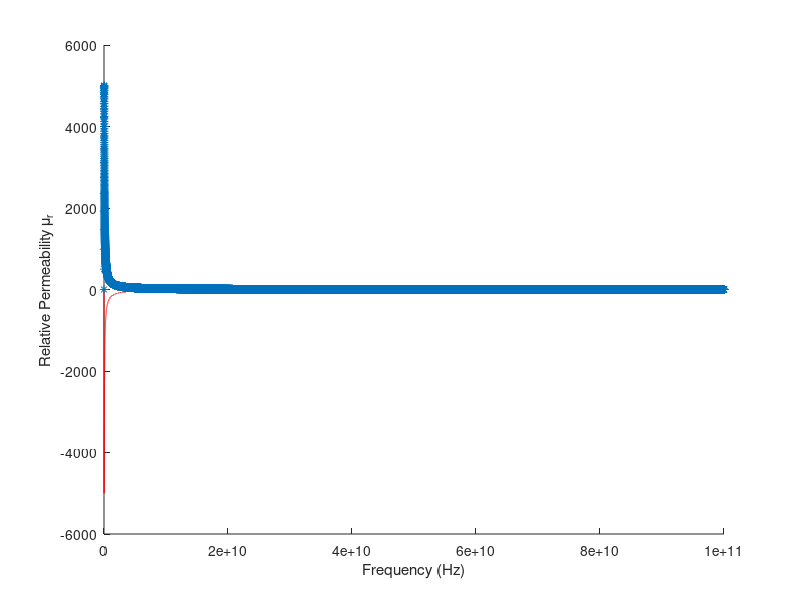

The MATLAB script that drew this image:
clc;
clear all;

eV_um_scale = 1.0/1.23984193;
Cu_plasma_frq = 10.83*eV_um_scale;
Cu_f0 = 0.575;
Cu_frq0 = 1e-10;
Cu_gam0 = 0.030*eV_um_scale;
Cu_sig0 = Cu_f0*(Cu_plasma_frq*Cu_plasma_frq)/(Cu_frq0*Cu_frq0);
Cu_f1 = 0.061;
Cu_frq1 = 0.291*eV_um_scale;
Cu_gam1 = 0.378*eV_um_scale;
Cu_sig1 = Cu_f1*(Cu_plasma_frq*Cu_plasma_frq)/(Cu_frq1*Cu_frq1);
Cu_f2 = 0.104;
Cu_frq2 = 2.957*eV_um_scale;      
Cu_gam2 = 1.056*eV_um_scale;
Cu_sig2 = Cu_f2*(Cu_plasma_frq*Cu_plasma_frq)/(Cu_frq2*Cu_frq2);
Cu_f3 = 0.723;
Cu_frq3 = 5.300*eV_um_scale;      
Cu_gam3 = 3.213*eV_um_scale;
Cu_sig3 = Cu_f3*(Cu_plasma_frq*Cu_plasma_frq)/(Cu_frq3*Cu_frq3);
Cu_f4 = 0.638;
Cu_frq4 = 11.18*eV_um_scale;
Cu_gam4 = 4.305*eV_um_scale;
Cu_sig4 = Cu_f4*(Cu_plasma_frq*Cu_plasma_frq)/(Cu_frq4*Cu_frq4);
sigma_Cu=Cu_sig0;

um_scale=1000;
NiFe_frq = 1/(0.0838297450980392*um_scale);
NiFe_gam = 1/(0.259381156903766*um_scale);
NiFe_sig = 1;
mu0=1000;
sigmab=0;
sigma0=NiFe_sig;
omega0=2*pi*NiFe_frq;
gamma0=NiFe_gam;

sigmab=0;
sigma0=0.1e14;
omega0=2e7;
omega0M=1e9;
gamma0=5e10;
mu0=4*pi*(1e-7);
mudc=(1e4)*mu0;
muinf=5;
n=1;
for omega=0:10e5:100e9
    muM(n)=(1+(i*sigmab/omega))*(muinf+(sigma0*omega0M)/(omega0M*omega0M-omega*omega-i*omega*gamma0));
    muF(n)=mu0+mudc/(1+(omega/omega0)*(omega/omega0))-1i*mudc/(1+(omega/omega0)*(omega/omega0))*(omega/omega0);
    n=n+1;
end
hold on;
%plot(0:10e5:100e9,real(muF)/mu0)
plot(0:10e5:100e9,imag(muF)/mu0,'r')
%plot(0:10e5:100e9,real(muM),'o')
plot(0:10e5:100e9,imag(muM),'*')
%axis([0 100e9 -10 10])
ylabel('Relative Permeability \mu_r')
xlabel('Frequency (Hz)')
% set(gca,'xtick',[1e9])
% set(gca,'ytick',[])

% eps0=1;
% sigmad=1000;
% n=1;
% sum=0;
% for omega=0:0.0001:0.01
%     sum=0;
%     sum=sum+(Cu_sig0*2*pi*Cu_frq0)/(2*pi*Cu_frq0*2*pi*Cu_frq0-omega*omega-i*omega*Cu_gam0);
%     sum=sum+(Cu_sig1*2*pi*Cu_frq1)/(2*pi*Cu_frq1*2*pi*Cu_frq1-omega*omega-i*omega*Cu_gam1);
%     sum=sum+(Cu_sig2*2*pi*Cu_frq2)/(2*pi*Cu_frq2*2*pi*Cu_frq2-omega*omega-i*omega*Cu_gam2);
%     sum=sum+(Cu_sig3*2*pi*Cu_frq3)/(2*pi*Cu_frq3*2*pi*Cu_frq3-omega*omega-i*omega*Cu_gam3);
%     sum=sum+(Cu_sig4*2*pi*Cu_frq4)/(2*pi*Cu_frq4*2*pi*Cu_frq4-omega*omega-i*omega*Cu_gam4);
%     
%     eps(n)=(1+(i*sigmad/omega))*(eps0+sum);
%     n=n+1;
% end
% plot(0:0.0001:0.01,abs(eps))
